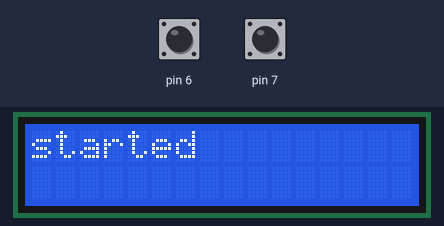
Recording of a sketch running on a simulated Arduino Uno, built with avr-gcc and run on an emulated ATmega328P. On the bench: 16×2 character LCD. The inputs (shaded band) are chosen by the test bench; at power-on: pin 6 HIGH, pin 7 HIGH.

Above: at 1.2 s.
1.3 s: pin 6 pulled LOW for 0.15 s
At 2.6 s:
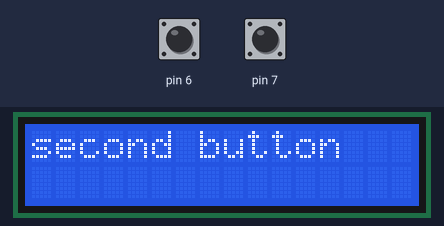
2.9 s: pin 7 pulled LOW for 0.15 s
At 4.0 s:
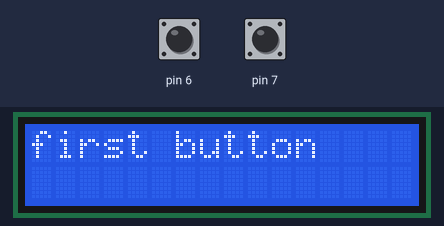
4.5 s: pin 6 pulled LOW for 1 s
At 6.5 s:
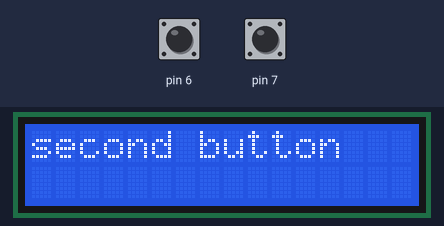
7.0 s: pin 7 pulled LOW for 1 s
At 8.4 s:
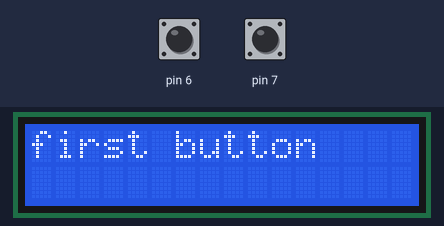
Timing chart, 0 to 10.0 s (numbered marks = the images above; inputs shaded):
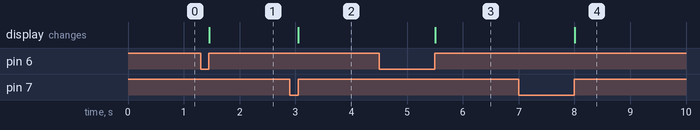

Measured:
- after the input at 1.3 s, the display: changes after 0.15 s (image 1)
- after the input at 2.9 s, the display: changes after 0.15 s (image 2)
- after the input at 4.5 s, the display: changes after 1.0 s (image 3)
- after the input at 7.0 s, the display: changes after 1.0 s (image 4)

The sketch:

sketch_dec28d.ino
```cpp
#include <LiquidCrystal.h>
LiquidCrystal lcd(13 , 12 , 11 , 10 , 9 , 8);

void setup() {
  pinMode(7 , INPUT_PULLUP);
  pinMode(6 , INPUT_PULLUP);

  lcd.begin(16,2);

  lcd.print("started");


}

void loop() {
  if(digitalRead(7) == 0){
      while(digitalRead(7) == 0){}
      lcd.clear();
      lcd.print("first button");
    }

  if(digitalRead(6) == 0){
      while(digitalRead(6) == 0){}
      lcd.clear();
      lcd.print("second button");
    }

}
```
